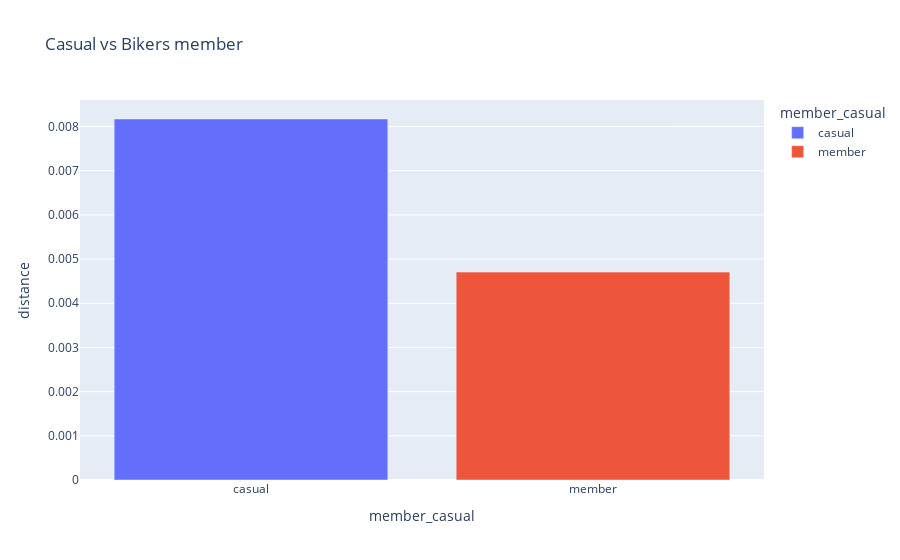

Notebook code for this chart:
### Markdown cell above
**1) Do members travel greater distances?**

### Code cell
df1 = df_exploratory[['distance', 'member_casual']].groupby( 'member_casual' ).mean().reset_index()
fig = px.bar(df1, x='member_casual', y='distance', color='member_casual', title='Casual vs Bikers member ')
fig.show()

### Figure 1 — Plotly figure (JSON) as saved in the notebook; plotly's stock layout.template omitted (floating-point values rounded to 4 significant figures)
{"data": [{"alignmentgroup": "True", "hovertemplate": "member_casual=%{x}<br>distance=%{y}<extra></extra>", "legendgroup": "casual", "marker": {"color": "#636efa", "pattern": {"shape": ""}}, "name": "casual", "offsetgroup": "casual", "orientation": "v", "showlegend": true, "textposition": "auto", "type": "bar", "x": ["casual"], "xaxis": "x", "y": [0.008171], "yaxis": "y"}, {"alignmentgroup": "True", "hovertemplate": "member_casual=%{x}<br>distance=%{y}<extra></extra>", "legendgroup": "member", "marker": {"color": "#EF553B", "pattern": {"shape": ""}}, "name": "member", "offsetgroup": "member", "orientation": "v", "showlegend": true, "textposition": "auto", "type": "bar", "x": ["member"], "xaxis": "x", "y": [0.004706], "yaxis": "y"}], "layout": {"barmode": "relative", "legend": {"title": {"text": "member_casual"}, "tracegroupgap": 0}, "title": {"text": "Casual vs Bikers member "}, "xaxis": {"anchor": "y", "categoryarray": ["casual", "member"], "categoryorder": "array", "domain": [0, 1], "title": {"text": "member_casual"}}, "yaxis": {"anchor": "x", "domain": [0, 1], "title": {"text": "distance"}}}}
